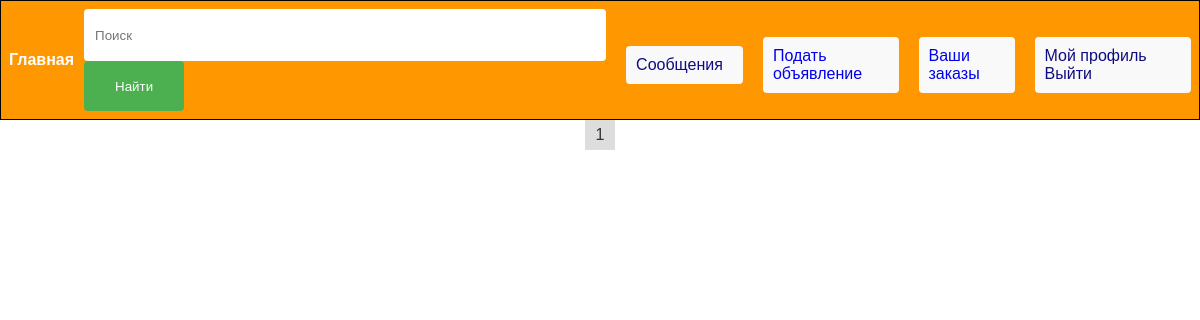
/orders_of_user/ (signed in), run on an earlier commit of the app's database.
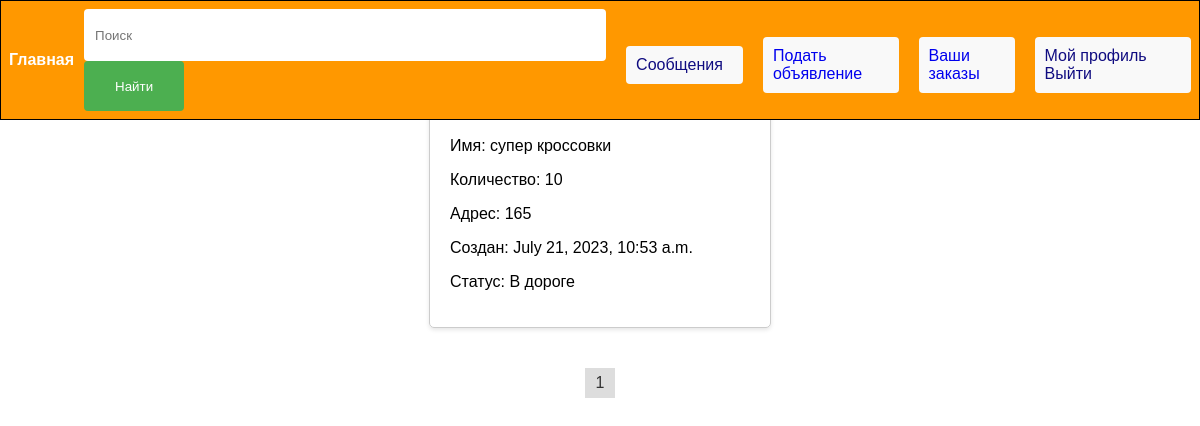
And on a later commit of the database.
### bboard/models.py (models this page shows, shortened)
class Order(models.Model):
    product = models.ForeignKey(Product, on_delete=models.CASCADE)
    quantity = models.PositiveIntegerField()
    customer_name = models.ForeignKey(User, on_delete=models.CASCADE)
    customer_email = models.EmailField()
    shipping_address = models.TextField()
    status = models.BooleanField(default=False)
    created_at = models.DateTimeField(auto_now_add=True)

class Product(models.Model):
    user = models.ForeignKey(User, on_delete=models.CASCADE)
    category = models.ForeignKey(Category, on_delete=models.CASCADE)
    title = models.CharField(max_length=200)
    slug = models.SlugField(unique=True, db_index=True, max_length=400, verbose_name="URL", blank=True)
    description = models.TextField()
    price = models.DecimalField(max_digits=10, decimal_places=2)
    image_1 = models.ImageField(upload_to="products", null=True, blank=True)
    image_2 = models.ImageField(upload_to='products', null=True, blank=True)
    image_3 = models.ImageField(upload_to='products', null=True, blank=True)
    created_at = models.DateTimeField(auto_now_add=True, null=True)
    thumbnail_1 = ImageSpecField(source='image_1',
                                 processors=[ResizeToFill(200, 200)],
                                 format='JPEG',
                                 options={'quality': 100})
    thumbnail_2 = ImageSpecField(source='image_2',
                                 processors=[ResizeToFill(200, 200)],
                                 format='JPEG',
                                 options={'quality': 100})
    thumbnail_3 = ImageSpecField(source='image_3',
                                 processors=[ResizeToFill(200, 200)],
                                 format='JPEG',
                                 options={'quality': 100})

### bboard/views.py (the view)
# urls.py: path("orders_of_user/", views.orders_of_user, name="orders_of_user")
@login_required
def orders_of_user(request):
    orders = Order.objects.filter(customer_name=request.user)
    paginator = Paginator(orders, 1)  # Показывать по 10 заказов на странице (можешь изменить на свое усмотрение)
    page_number = request.GET.get('page')
    page_obj = paginator.get_page(page_number)
    return render(request, "products/orders.html", {"page_obj": page_obj})

### templates/products/orders.html (shortened to what this page needs)
{% extends 'base.html' %}
{% load static %}
{%block styles%}<link rel="stylesheet" type="text/css" href="{% static 'orders.css' %}">{% endblock %}
{% block content %}
<div class="orders-container">
    {% for order in page_obj %}
    <div class="order">
        <p>Имя: {{ order.product.title }}</p>
        <p>Количество: {{ order.quantity }}</p>
        <p>Адрес: {{ order.shipping_address }}</p>
        <p>Создан: {{ order.created_at }}</p>
        {% if order.status %}
        <p>Статус: Доставлен</p>
        {% else %}
        <p>Статус: В дороге</p>
        {% endif %}
    </div>
    {% endfor %}
    <div class="pagination">
        <span class="current-page">{{ page_obj.number }}</span>
    </div>
</div>
{% endblock %}

### templates/base.html (shortened to what this page needs)
{% load static %}
<!DOCTYPE html>
<html lang="en">
<head>
    <link rel="stylesheet" type="text/css" href="{% static 'styles.css' %}">
    {%block styles%}{% endblock %}
</head>
<body>
<div class="header">
    <div class="search-form">
         <a href="{% url 'home' %}" class="home-icon" style="text-decoration: none; color: white;">Главная</a>
        <form action="{% url 'search' %}" method="GET">
            <input type="text" name="query" placeholder="Поиск">
            <button type="submit">Найти</button>
        </form>
    </div>
    {%if user.is_authenticated%}
    <div class="messages">
        <a href="{% url 'user_buy' %}">Сообщения</a>
    </div>
    <div class="place">
        <a href="{%url 'create_product'%}" style="text-decoration:none">Подать объявление</a>
    </div>
    <div class="place">
        <a href="{%url 'orders_of_user'%}" style="text-decoration:none">Ваши заказы</a>
    </div>
    {%endif%}
    <div class="profile">
        {% if user.is_authenticated %}
        <a href="{% url 'profile' %}">Мой профиль</a>
        <a href="{% url 'logout' %}">Выйти</a>
        {% else %}
        <a href="{% url 'login' %}">Войти</a>
        <a href="{% url 'register' %}">Регистрация</a>
        {% endif %}
    </div>
</div>
<div class="content">
    {% block content %}
    {% endblock %}
</div>
</body>
</html>

### static/styles.css (style rules this page uses)
body { margin: 0; font-family: Arial, sans-serif; }
.header { background-color: #002f34; padding: 8px; color: #fff; position: fixed; top: 0; left: 0; width: 100%; z-index: 9999; display: flex; justify-content: space-between; align-items: center; transition: background-color 0.2s ease, color 0.2s ease; margin-top: 0; border: 1px solid #000; box-sizing: border-box; }
.content { padding-top: 50px; }
.search-form { display: flex; align-items: center; }
.home-icon { margin-right: 10px; color: white; text-decoration: none; font-weight: bold; transition: color 0.3s ease; }
.search-form input[type="text"] { padding: 11px; border-radius: 4px; border: none; width: 500px; height: 30px; }
.search-form button { padding: 8px 12px; background-color: #4caf50; border: none; border-radius: 4px; color: #fff; cursor: pointer; transition: background-color 0.3s ease; width: 100px; height: 50px; }
.messages, .profile { margin-top: 10px; padding: 10px; background-color: #f9f9f9; border-radius: 4px; display: inline-block; }
.place { margin-top: 10px; padding: 10px; background-color: #f9f9f9; border-radius: 4px; display: inline-block; }
.messages a, .profile a { margin-right: 10px; color: #0f0b80; text-decoration: none; transition: color 0.3s ease; }
.header > div:not(:last-child) { margin-right: 20px; }
.header > div:last-child { margin-left: auto; }
.pagination { margin-top: 20px; text-align: center; }
.pagination a, .pagination .current-page { display: inline-block; padding: 5px 10px; margin: 0 2px; border: 1px solid #ddd; color: #333; text-decoration: none; }
.pagination .current-page { background-color: #ddd; }
input[type="text"] { width: 100%; padding: 10px; border: 1px solid #ccc; border-radius: 4px; }
button { padding: 8px 16px; background-color: #4CAF50; color: white; border: none; border-radius: 4px; cursor: pointer; transition: background-color 0.3s ease; }

### static/orders.css (style rules this page uses)
body { font-family: Arial, sans-serif; margin: 0; padding: 0; }
.orders-container { display: flex; flex-direction: column; align-items: center; margin-top: 50px; }
.order { border: 1px solid #ccc; border-radius: 5px; padding: 20px; margin-bottom: 20px; width: 300px; box-shadow: 0 2px 4px rgba(0, 0, 0, 0.1); }

What changed in the data, as far as the page shows it:
added Order: product "супер кроссовки", quantity "10", shipping_address "165", created_at "July 21, 2023, 10:53 a.m.", status "Статус: В дороге"
